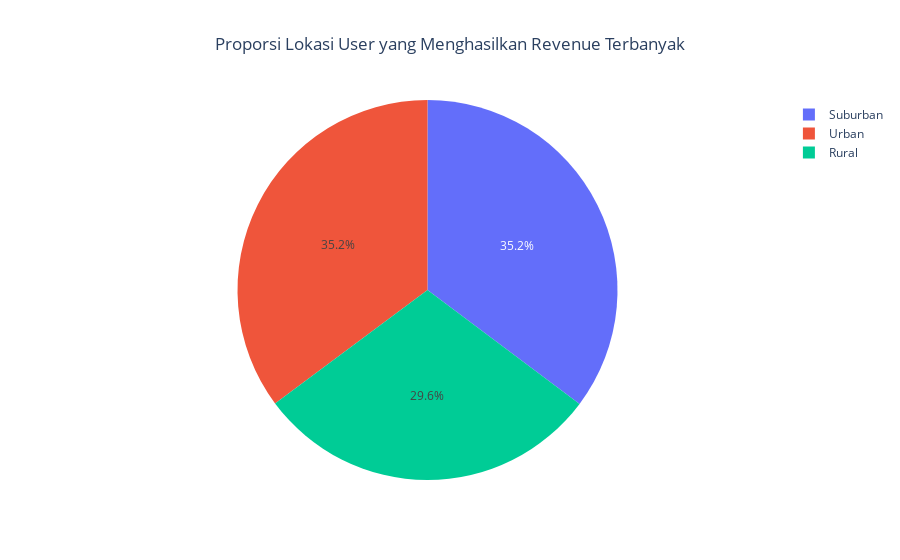

Source (notebook cell):
### Markdown cell above
Untuk melihat proporsi lokasi user terhadap total revenue, pertama dilakukan pengelompokkan lokasi user dan menghitung revenue yang dihasilkan berdasarkan masing-masing lokasi, lalu ditampilkan menggunakan diagram pie. Konstruksinya seperti dibawah ini:

### Code cell
# menjumlahkan revenue dari masing-masing lokasi menggunakan fungsi .groupby() dan .sum()
loc_pie = data.groupby('Location')['Total_Spending'].sum().reset_index()

# menampilkan visualisasi diagram pie plotly menggunakan fungsi px.pie()
fig = px.pie(loc_pie, values='Total_Spending', names='Location', title='Proporsi Lokasi User yang Menghasilkan Revenue Terbanyak')

# mengubah layout judul menggunakan fungsi .update_layout()
fig.update_layout(title_x = 0.5)

# menampilkan diagram
fig.show()

### Figure 1 — Plotly figure (JSON) as saved in the notebook; plotly's stock layout.template omitted (floating-point values rounded to 4 significant figures)
{"data": [{"domain": {"x": [0, 1], "y": [0, 1]}, "hovertemplate": "Location=%{label}<br>Total_Spending=%{value}<extra></extra>", "labels": ["Rural", "Suburban", "Urban"], "legendgroup": "", "name": "", "showlegend": true, "type": "pie", "values": [755341, 899460, 898156]}], "layout": {"legend": {"tracegroupgap": 0}, "title": {"text": "Proporsi Lokasi User yang Menghasilkan Revenue Terbanyak", "x": 0.5}}}
